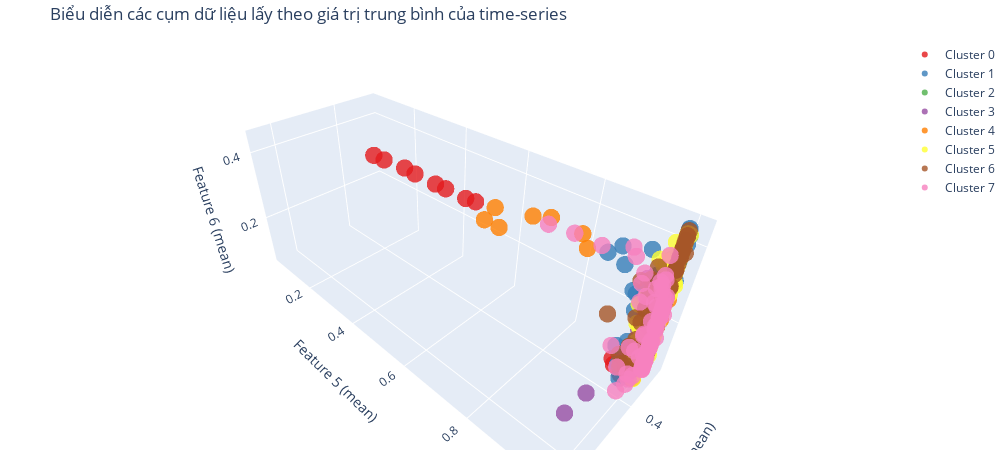

Notebook source saved alongside this figure:
### Code cell
colors = px.colors.qualitative.Set1
fig = go.Figure()

for i in range(len(labels)):
    cluster_points = x_mean[labels == i]
    
    fig.add_trace(go.Scatter3d(
        x=cluster_points[:, 3],
        y=cluster_points[:, 4],
        z=cluster_points[:, 5],
        mode='markers',
        marker=dict(size=6, color=colors[i % len(colors)], opacity=0.8),
        name=f'Cluster {i}'
    ))

fig.update_layout(
    title=f'Biểu diễn các cụm dữ liệu lấy theo giá trị trung bình của time-series',
    scene=dict(
        xaxis_title='Feature 4 (mean)',
        yaxis_title='Feature 5 (mean)',
        zaxis_title='Feature 6 (mean)',
    ),
    margin=dict(l=0, r=0, b=0, t=40),
    width=1000,  # Tăng chiều rộng
    height=450   # Tăng chiều cao
)
fig.show()
